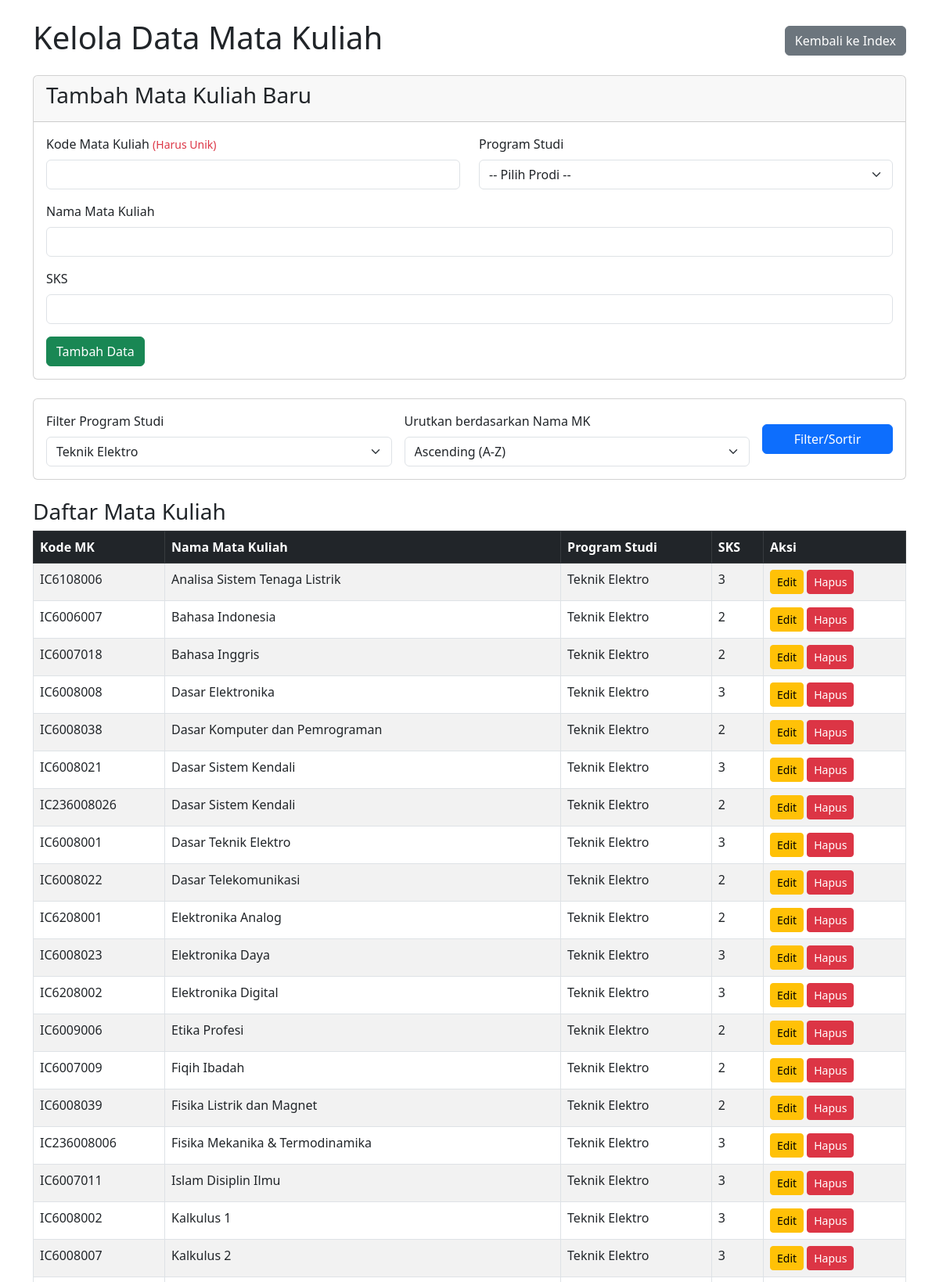
Screenshot of /ManageMatkul/manage_matakuliah.php?filter_prodi=P40 (signed in, upper part) with the database file from the repository.
### tables this page shows
CREATE TABLE `matakuliah` (
  `kode_mk` varchar(20) NOT NULL,
  `id_prodi` varchar(5) NOT NULL,
  `nama_mk` varchar(100) NOT NULL,
  `sks` int NOT NULL
);

CREATE TABLE `prodi` (
  `id_prodi` varchar(5) NOT NULL,
  `id_fakultas` varchar(5) NOT NULL,
  `nama_prodi` varchar(100) NOT NULL,
  `jenjang` enum('Profesi','D3','S1','S2','S3') NOT NULL
);

### managematkul/manage_matakuliah.php (the view, shortened to what this page needs)
<?php
require_once '../main/config_db.php';
$message = '';
$prodi_options = [];
$sql_prodi_list = "SELECT id_prodi, nama_prodi FROM prodi ORDER BY nama_prodi ASC";
$result_prodi_list = mysqli_query($conn, $sql_prodi_list);
if ($result_prodi_list) {
    while ($row_prodi = mysqli_fetch_assoc($result_prodi_list)) {
        $prodi_options[] = $row_prodi;
    }
}
$filter_prodi_val = isset($_GET['filter_prodi']) ? mysqli_real_escape_string($conn, $_GET['filter_prodi']) : '';
$order_val = isset($_GET['order']) && in_array($_GET['order'], ['asc', 'desc']) ? $_GET['order'] : 'asc';
$sql_matakuliah = "SELECT mk.kode_mk, mk.nama_mk, mk.sks, p.nama_prodi AS nama_prodi_display, mk.id_prodi
                   FROM matakuliah mk
                   JOIN prodi p ON mk.id_prodi = p.id_prodi";
if (!empty($filter_prodi_val)) {
    $sql_matakuliah .= " WHERE mk.id_prodi = '" . $filter_prodi_val . "'";
}
$sql_matakuliah .= " ORDER BY mk.nama_mk " . ($order_val === 'desc' ? 'DESC' : 'ASC');
$result_matakuliah = mysqli_query($conn, $sql_matakuliah);
$matakuliah_data = [];
if ($result_matakuliah) {
    while ($row_mk = mysqli_fetch_assoc($result_matakuliah)) {
        $matakuliah_data[] = $row_mk;
    }
} else {
    $message .= '<div class="alert alert-warning">Gagal mengambil data mata kuliah: ' . mysqli_error($conn) . '</div>';
}
?>
<!DOCTYPE html>
<html lang="id">
<head>
    <link href="https://cdn.jsdelivr.net/npm/bootstrap@5.3.0/dist/css/bootstrap.min.css" rel="stylesheet">
</head>
<body>
    <div class="container mt-4">
        <div class="d-flex justify-content-between align-items-center mb-3">
            <h1>Kelola Data Mata Kuliah</h1>
            <a href="../index.php" class="btn btn-secondary">Kembali ke Index</a>
        </div>
        <div class="card mb-4">
            <div class="card-header">
                <h3>Tambah Mata Kuliah Baru</h3>
            </div>
            <div class="card-body">
                <form method="POST" action="manage_matakuliah.php">
                    <div class="row">
                        <div class="col-md-6 mb-3">
                            <label for="kode_mk" class="form-label">Kode Mata Kuliah <small class="text-danger">(Harus Unik)</small></label>
                            <input type="text" class="form-control" id="kode_mk" name="kode_mk" required>
                        </div>
                        <div class="col-md-6 mb-3">
                            <label for="id_prodi_add" class="form-label">Program Studi</label>
                            <select class="form-select" id="id_prodi_add" name="id_prodi" required>
                                <option value="">-- Pilih Prodi --</option>
                            </select>
                        </div>
                    </div>
                    <div class="mb-3">
                        <label for="nama_mk" class="form-label">Nama Mata Kuliah</label>
                        <input type="text" class="form-control" id="nama_mk" name="nama_mk" required>
                    </div>
                    <div class="mb-3">
                        <label for="sks" class="form-label">SKS</label>
                        <input type="number" class="form-control" id="sks" name="sks" min="1" required>
                    </div>
                    <button type="submit" class="btn btn-success">Tambah Data</button>
                </form>
            </div>
        </div>
        <div class="card mb-4">
            <div class="card-body">
                <form method="GET" class="row g-3 align-items-center">
                    <div class="col-md-5">
                        <label for="filter_prodi" class="form-label">Filter Program Studi</label>
                        <select name="filter_prodi" id="filter_prodi" class="form-select">
                            <?php foreach ($prodi_options as $prodi): ?>
                                <option value="<?= htmlspecialchars($prodi['id_prodi']) ?>" <?= (isset($_GET['filter_prodi']) && $_GET['filter_prodi'] === $prodi['id_prodi'] ? 'selected' : '') ?>>
                                    <?= htmlspecialchars($prodi['nama_prodi']) ?>
                                </option>
                            <?php endforeach; ?>
                        </select>
                    </div>
                    <div class="col-md-5">
                        <label for="order" class="form-label">Urutkan berdasarkan Nama MK</label>
                        <select name="order" id="order" class="form-select">
                            <option value="asc" <?= (isset($_GET['order']) && $_GET['order'] === 'asc' ? 'selected' : '') ?>>Ascending (A-Z)</option>
                        </select>
                    </div>
                    <div class="col-md-2 d-flex align-items-end">
                        <button type="submit" class="btn btn-primary w-100">Filter/Sortir</button>
                    </div>
                </form>
            </div>
        </div>
        <h3>Daftar Mata Kuliah</h3>
        <div class="table-responsive">
            <table class="table table-bordered table-striped table-hover">
                <thead class="table-dark">
                    <tr>
                        <th>Kode MK</th>
                        <th>Nama Mata Kuliah</th>
                        <th>Program Studi</th>
                        <th>SKS</th>
                        <th>Aksi</th>
                    </tr>
                </thead>
                <tbody>
                    <?php if (!empty($matakuliah_data)): ?>
                        <?php foreach ($matakuliah_data as $row): ?>
                            <tr>
                                <td><?= htmlspecialchars($row['kode_mk']) ?></td>
                                <td><?= htmlspecialchars($row['nama_mk']) ?></td>
                                <td><?= htmlspecialchars($row['nama_prodi_display']) ?></td>
                                <td><?= htmlspecialchars($row['sks']) ?></td>
                                <td>
                                    <a href="edit_matakuliah.php?kode_mk=<?= htmlspecialchars($row['kode_mk']) ?>" class="btn btn-warning btn-sm">Edit</a>
                                    <form method="POST" action="manage_matakuliah.php" style="display:inline;" onsubmit="return confirm('Apakah Anda yakin ingin menghapus mata kuliah ini?');">
                                        <button type="submit" class="btn btn-danger btn-sm">Hapus</button>
                                    </form>
                                </td>
                            </tr>
                        <?php endforeach; ?>
                    <?php else: ?>
                        <tr>
                            <td colspan="5" class="text-center">Tidak ada data mata kuliah.</td>
                        </tr>
                    <?php endif; ?>
                </tbody>
            </table>
        </div>
    </div>
</body>
</html>

### rows the page displays
matakuliah: kode_mk "IC6108006", nama_mk "Analisa Sistem Tenaga Listrik", id_prodi.nama_prodi "Teknik Elektro", sks "3"
matakuliah: kode_mk "IC6006007", nama_mk "Bahasa Indonesia", id_prodi.nama_prodi "Teknik Elektro", sks "2"
matakuliah: kode_mk "IC6007018", nama_mk "Bahasa Inggris", id_prodi.nama_prodi "Teknik Elektro", sks "2"
matakuliah: kode_mk "IC6008008", nama_mk "Dasar Elektronika", id_prodi.nama_prodi "Teknik Elektro", sks "3"
matakuliah: kode_mk "IC6008038", nama_mk "Dasar Komputer dan Pemrograman", id_prodi.nama_prodi "Teknik Elektro", sks "2"
matakuliah: kode_mk "IC6008021", nama_mk "Dasar Sistem Kendali", id_prodi.nama_prodi "Teknik Elektro", sks "3"
matakuliah: kode_mk "IC236008026", nama_mk "Dasar Sistem Kendali", id_prodi.nama_prodi "Teknik Elektro", sks "2"
matakuliah: kode_mk "IC6008001", nama_mk "Dasar Teknik Elektro", id_prodi.nama_prodi "Teknik Elektro", sks "3"
matakuliah: kode_mk "IC6008022", nama_mk "Dasar Telekomunikasi", id_prodi.nama_prodi "Teknik Elektro", sks "2"
matakuliah: kode_mk "IC6208001", nama_mk "Elektronika Analog", id_prodi.nama_prodi "Teknik Elektro", sks "2"
matakuliah: kode_mk "IC6008023", nama_mk "Elektronika Daya", id_prodi.nama_prodi "Teknik Elektro", sks "3"
matakuliah: kode_mk "IC6208002", nama_mk "Elektronika Digital", id_prodi.nama_prodi "Teknik Elektro", sks "3"
matakuliah: kode_mk "IC6009006", nama_mk "Etika Profesi", id_prodi.nama_prodi "Teknik Elektro", sks "2"
matakuliah: kode_mk "IC6007009", nama_mk "Fiqih Ibadah", id_prodi.nama_prodi "Teknik Elektro", sks "2"
matakuliah: kode_mk "IC6008039", nama_mk "Fisika Listrik dan Magnet", id_prodi.nama_prodi "Teknik Elektro", sks "2"
matakuliah: kode_mk "IC236008006", nama_mk "Fisika Mekanika & Termodinamika", id_prodi.nama_prodi "Teknik Elektro", sks "3"
matakuliah: kode_mk "IC6007011", nama_mk "Islam Disiplin Ilmu", id_prodi.nama_prodi "Teknik Elektro", sks "3"
matakuliah: kode_mk "IC6008002", nama_mk "Kalkulus 1", id_prodi.nama_prodi "Teknik Elektro", sks "3"
matakuliah: kode_mk "IC6008007", nama_mk "Kalkulus 2", id_prodi.nama_prodi "Teknik Elektro", sks "3"

### other values shown
form field filter_prodi "Teknik Elektro"
